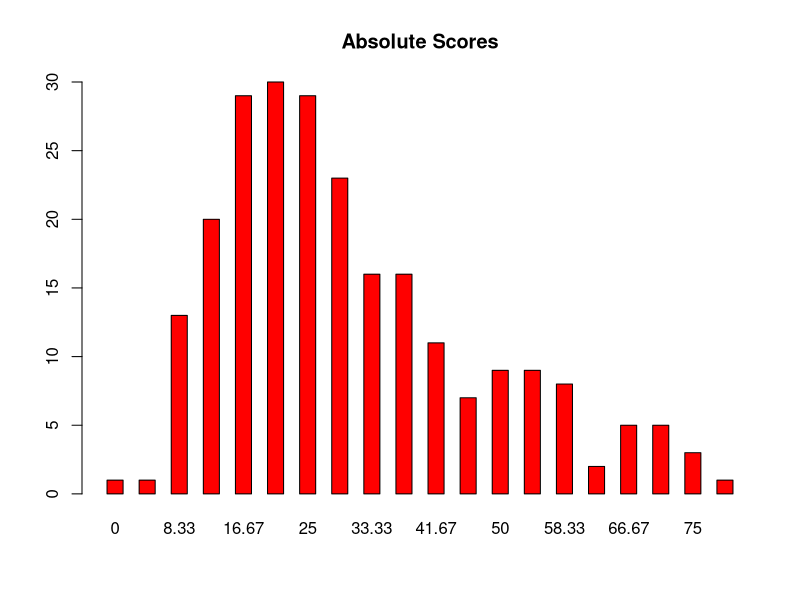
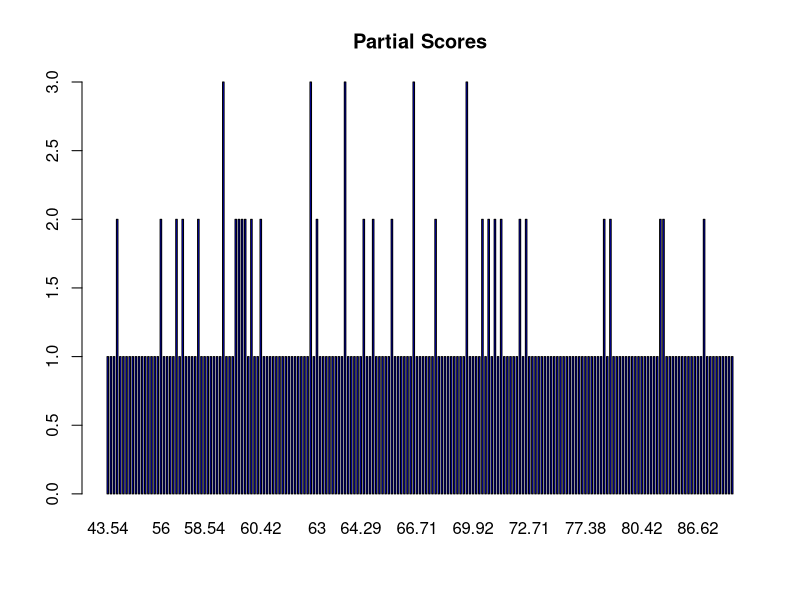
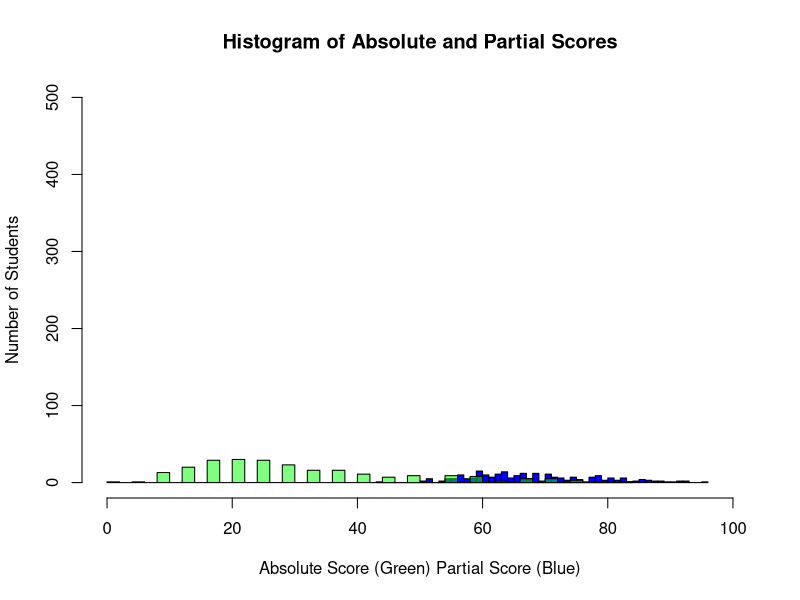

Source code (R) for these figures, in order:


#Read in the csv file containing the data, in order for this command
#to work, the csv file must be saved in the working directory, the folder that this
# rbeta program is saved in. 


Beta  <- read.csv("Beta-testers-raw-data-CommaD.csv", header= TRUE, sep= "," )
CDCI1 <- read.csv("CDCI1pre.csv", header= TRUE, sep= "," )
CDCI3 <- read.csv("CDCI-03Ppre.csv", header= TRUE, sep= "," )
CDCI4 <- read.csv("CDCI-04.csv", header= TRUE, sep= "," )
CDCI5 <- read.csv("CDCI-05post.csv", header= TRUE, sep= "," )
CDCI6 <- read.csv("CDCI-06post-revised.csv", header= TRUE, sep= "," )

CDCI2 <- read.csv("CDCI-02pre-corrected.csv", header= TRUE, sep= "," )
CDCI9 <- read.csv("CDCI9pre.csv", header= TRUE, sep= "," )
CDCI10 <- read.csv("CDCI-10pre1.csv", header= TRUE, sep= "," )
Wright <- read.csv("Wright2015.csv", header= TRUE, sep= "," )
# This command trims of the unnecessary columns that don't contain answer data
CDCI10 <- CDCI10[8:31]
CDCI3 <-CDCI3[8:31]
CDCI6 <-CDCI6[8:31]
CDCI4 <-CDCI4[8:31]
CDCI2 <- CDCI2[5:28]
Wright <- Wright[3:26]
CDCI5 <- CDCI5[9:32]
CDCI1 <- CDCI1[4:27]
CDCI9 <- CDCI9[4:27]
Beta <- Beta[4:27]
DataSet <- c(CDCI10, CDCI4, CDCI5,  Beta, Wright)

AnswerData <- rbind(CDCI5, CDCI6,CDCI10, Wright)#, CDCI5, Wright,CDCI3, CDCI9, CDCI10)

AnswerData <- as.data.frame(
	lapply(AnswerData,function(x) 
		if(is.character(x)|is.factor(x)){ 
			gsub(",","",x) 
			 
		}else x))
AnswerData <- as.data.frame(
	lapply(AnswerData,function(x) 
		if(is.character(x)|is.factor(x)){ 
			gsub("\\(","",x) 
		}else x))
AnswerData <- as.data.frame(
	lapply(AnswerData,function(x) 
		if(is.character(x)|is.factor(x)){ 
			gsub(")","",x) 
		}else x))


Ans <- c("AD", "BE", "A", "A", "CD" , "ABCD", "A" , "C" , "AC"
,"AB" , "A", "AC" , "CD" , "ABD" , "BD", "B", "CD" , "B" , "A" , "A" , "B" ,
"C" , "A", "ABCD" )

numAns <- c(5,5,3,3,4, 4,4,4,4,3, 4,5,5,4,4, 4,5,4,3,4, 3,4,4,4)

key <- data.frame(Ans,numAns)
 



prtFrame <- data.frame(matrix(ncol=length(AnswerData), nrow=1))
colnames(prtFrame) <- colnames(AnswerData)

absFrame <- data.frame(matrix(ncol=length(AnswerData), nrow=1))
colnames(absFrame) <- colnames(AnswerData)

scoreABS <- function(answers, focus=0){
	qScores <- c()
	score <- 0 
	invalid <- FALSE
	for( a in 1:length(answers)){
		given  <- as.character( answers[1,a])
		if (a != focus){	
			if (as.character( answers[1,a])  == as.character(key$Ans[a])){
				score <- score + 1
				qScores <- c(qScores, 1)
			}else if (as.character( answers[1,a]) %in% c("", " ")){ 
				qScores <- c(qScores, 0)
				invalid <- TRUE
			}else{ qScores <- c(qScores, 0)}
		}
	}
	score <- round(100*score/length(answers),2)
	if(invalid){ score <- -1}
	
	return(c(score, qScores))	
}

scorePRT <- function(answers, df=prtFrame){
	maxScore <- sum(key$numAns)
	qScores <- c()
	invalid <- FALSE
	for(question in 1:length(AnswerData)){
		qScoreMax <- key$numAns[question]
		qScore <- qScoreMax
		given <- as.character( answers[1,question])
		correct <- as.character(key$Ans[question])
		num <- key$numAns[question]
		
		for(char in 1:nchar(correct)){
			corr <- substr(correct, char, char)
			if(!grepl(corr,given)){
				qScore = qScore - 1
			}
		}
		for(char in 1:nchar(given)){
			give <- substr(given, char, char)
			if(!grepl(give,correct)){
				qScore = qScore - 1
			}
		}
		if(given %in% c("", " ")){
			 invalid <- TRUE
		}
		qScores <- c(qScores, round(qScore/num,2))
	}
	

	score <- round(100*sum(qScores)/length(answers),2)
	if (invalid) { score <- -1}
	return(c(score, qScores))
}



Ascores <- c()
Pscores <- c()

for ( a in 1:length(AnswerData[,1])){
	Ascores <- c(Ascores, scoreABS(AnswerData[a,])[1])	
	Pscores <- c(Pscores, scorePRT(AnswerData[a,])[1])
	prtFrame <- rbind(prtFrame, scorePRT(AnswerData[a,])[2:25])
	absFrame <- rbind(absFrame, scoreABS(AnswerData[a,])[2:25])
}
prtFrame <- prtFrame[-1,]
absFrame <- absFrame[-1,]

AnswerData <- cbind(AnswerData, Ascores, Pscores)
prtFrame <- cbind(prtFrame, Ascores, Pscores)
absFrame <- cbind(absFrame, Ascores, Pscores)
AnswerDAta <- AnswerData[!(AnswerData$Pscores == -1),] 

absFrame <- absFrame[!(absFrame$Ascores == -1),]
prtFrame <- prtFrame[!(prtFrame$Ascores == -1),]
Ascores  <- Ascores[!(Ascores == -1)]
Pscores  <- Pscores[!(Pscores == -1)]
scorePRTtable <-table(Pscores)
scoreABStable <-table(Ascores)


barplot(scoreABStable,space=1, main="Absolute Scores", col="red")
barplot(scorePRTtable,space=1, main="Partial Scores", col="blue")

hist(
Pscores,
breaks=40, 
col="blue",
xlim=c(0,100),
ylim=c(0,500),
main="Histogram of Absolute and Partial Scores",
ylab="Number of Students",
xlab="Absolute Score (Green) Partial Score (Blue)")

hist(
Ascores,
breaks=36 ,
add=T,
col=rgb(0, 1, 0, 0.5),
xlim=c(0,100), 
main="Histogram of Absolute and Partial Scores", 
xlab="Absolute Score")


qPlot <- function(question, crop=7){
	table <- sort(table(AnswerData[question]))
	print(table)
	
	table <-(tail(table,crop))
	
	cols <- c("red","blue")
	correct <- names(table) == key$Ans[question]
	title <- paste("Question",as.character(question+2)) 
	barplot(table, main=title, col=cols[correct+1] , xlab = "Answer", ylab="Frequency")
}





# gets the D value for a given question
#gets the proportion of the top 27% of scorers for a given question 
# as well as for the bottom 27% of scorers
getD <- function(question, max=FALSE){
	modframe <- absFrame[,-question]
	modscores <- c()
	for(i in 1:length(modframe[[1]])){
		x <- table(as.numeric(modframe[i,]))
		sc <-  x[2]/sum(x)
		if (is.na(sc)){ sc <- 0}
		modscores <- c(modscores,round(sc,2))
		
	}
	cut <- round(length(modscores) *(27/100))
	modframe <- cbind(modframe,FOCUS=absFrame[,question],modscores)
	modframe <- modframe[order(modscores),]
	bottom <- head(modframe[question],cut)
	top <- tail(modframe[,question], cut)
	T <- table(top)
	B <- table(bottom)
	Ucorrect <- T[2]/ sum(T)
	if (max) {
		Ucorrect <- 1
	}
	Lcorrect <- B[2]/sum(B)
	return(Ucorrect - Lcorrect)
}


Pcors <- c()
Acors <- c()
Dif <- c()
Question <- c(3:26)
Ds <- c()
pDE <- c()

for(i in 1:length(AnswerData)){
	Pcors <- c(Pcors,round( cor(prtFrame[[i]], Pscores),2))
	Acors <- c(Acors,round( cor(absFrame[[i]], Ascores),2))
	x <- table(absFrame[[i]])
	#print(paste(i, x[1],x[2],  x[2]/x[1], sep="  "))
	Dif <- c(Dif,round( x[1]/sum(x), 2))
	Ds <- c(Ds,round(getD(i),2))
	pDE <- c(pDE , round(getD(i, max=TRUE),2))
	
}
print(Ds)
print(pDE)

DE <-round(Ds/pDE, 3)

qProfiles <- data.frame(Question,"Partial Correlation"=Pcors[1:24],
				"Absolute Correlation"=Acors[1:24], "Difficulty Index"=Dif[1:24],
				 D=Ds[1:24] , D.E=DE[1:24])[order(Question),]
qProfiles
write.table(qProfiles, "CDCIquestions.txt", sep="\t")



